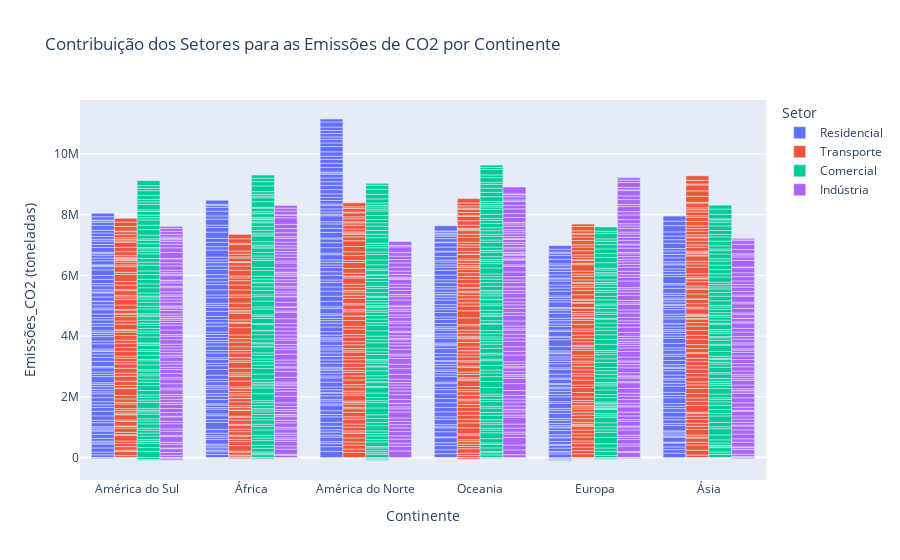

The notebook cell saved with this chart:
### Markdown cell above
### • Visualize a contribuição dos setores (indústria, transporte, etc.) para as emissões de CO2 por continente.

### Code cell
fig = px.bar(df, x="Continente", y="Emissões_CO2 (toneladas)", color="Setor",
             barmode='group',
             title="Contribuição dos Setores para as Emissões de CO2 por Continente", 
            hover_data=["Ano"])
fig.show()

### Figure 1 — Plotly figure (JSON) as saved in the notebook; plotly's stock layout.template omitted (floating-point values rounded to 4 significant figures; data arrays with more than 128 entries replaced by an {"elided": "..."} marker saying what was removed)
{"data": [{"alignmentgroup": "True", "customdata": {"elided": "506x1 int values"}, "hovertemplate": "Setor=Residencial<br>Continente=%{x}<br>Emissões_CO2 (toneladas)=%{y}<br>Ano=%{customdata[0]}<extra></extra>", "legendgroup": "Residencial", "marker": {"color": "#636efa", "pattern": {"shape": ""}}, "name": "Residencial", "offsetgroup": "Residencial", "orientation": "v", "showlegend": true, "textposition": "auto", "type": "bar", "x": {"elided": "506 str values"}, "xaxis": "x", "y": {"elided": "506 float values"}, "yaxis": "y"}, {"alignmentgroup": "True", "customdata": {"elided": "496x1 int values"}, "hovertemplate": "Setor=Transporte<br>Continente=%{x}<br>Emissões_CO2 (toneladas)=%{y}<br>Ano=%{customdata[0]}<extra></extra>", "legendgroup": "Transporte", "marker": {"color": "#EF553B", "pattern": {"shape": ""}}, "name": "Transporte", "offsetgroup": "Transporte", "orientation": "v", "showlegend": true, "textposition": "auto", "type": "bar", "x": {"elided": "496 str values"}, "xaxis": "x", "y": {"elided": "496 float values"}, "yaxis": "y"}, {"alignmentgroup": "True", "customdata": {"elided": "520x1 int values"}, "hovertemplate": "Setor=Comercial<br>Continente=%{x}<br>Emissões_CO2 (toneladas)=%{y}<br>Ano=%{customdata[0]}<extra></extra>", "legendgroup": "Comercial", "marker": {"color": "#00cc96", "pattern": {"shape": ""}}, "name": "Comercial", "offsetgroup": "Comercial", "orientation": "v", "showlegend": true, "textposition": "auto", "type": "bar", "x": {"elided": "520 str values"}, "xaxis": "x", "y": {"elided": "520 float values"}, "yaxis": "y"}, {"alignmentgroup": "True", "customdata": {"elided": "478x1 int values"}, "hovertemplate": "Setor=Indústria<br>Continente=%{x}<br>Emissões_CO2 (toneladas)=%{y}<br>Ano=%{customdata[0]}<extra></extra>", "legendgroup": "Indústria", "marker": {"color": "#ab63fa", "pattern": {"shape": ""}}, "name": "Indústria", "offsetgroup": "Indústria", "orientation": "v", "showlegend": true, "textposition": "auto", "type": "bar", "x": {"elided": "478 str values"}, "xaxis": "x", "y": {"elided": "478 float values"}, "yaxis": "y"}], "layout": {"autosize": true, "barmode": "group", "legend": {"title": {"text": "Setor"}, "tracegroupgap": 0}, "title": {"text": "Contribuição dos Setores para as Emissões de CO2 por Continente"}, "xaxis": {"anchor": "y", "autorange": true, "domain": [0, 1], "range": [-0.5, 5.5], "title": {"text": "Continente"}, "type": "category"}, "yaxis": {"anchor": "x", "autorange": true, "domain": [0, 1], "range": [-740100.0, 11770000.0], "title": {"text": "Emissões_CO2 (toneladas)"}, "type": "linear"}}}
